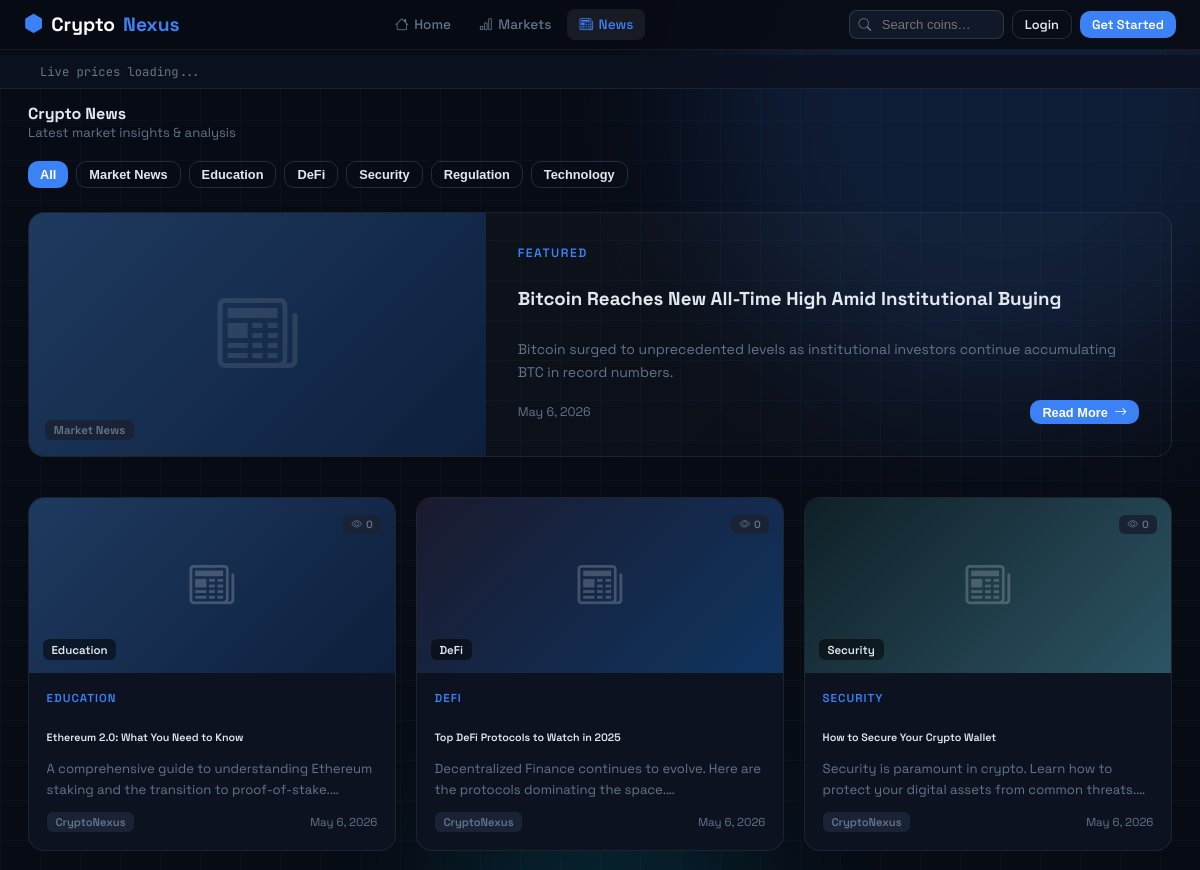
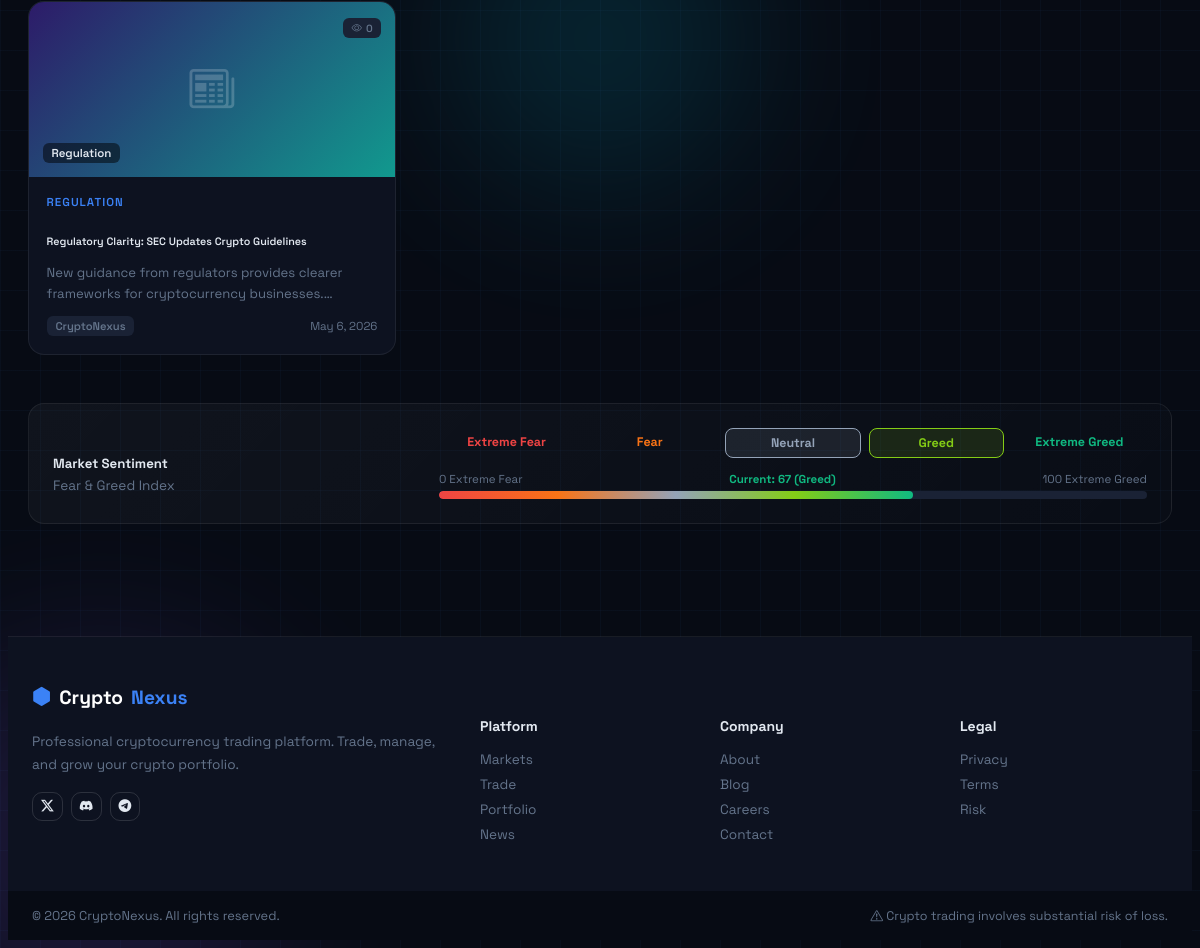
Page /news.php on the committed database (2 pictures, top to bottom).
### tables this page shows
CREATE TABLE IF NOT EXISTS articles (
    id INT AUTO_INCREMENT PRIMARY KEY,
    title VARCHAR(255) NOT NULL,
    excerpt TEXT,
    category VARCHAR(50) DEFAULT 'News',
    is_published TINYINT(1) DEFAULT 1,
    views INT DEFAULT 0,
    created_at TIMESTAMP DEFAULT CURRENT_TIMESTAMP
);

### news.php (the view, shortened to what this page needs)
<?php
require_once __DIR__ . '/config.php';
$articles = DB::all('SELECT * FROM articles WHERE is_published=1 ORDER BY created_at DESC LIMIT 20');
$cats     = ['All','Market News','Education','DeFi','Security','Regulation','Technology'];
$grads    = ['linear-gradient(135deg,#1e3a5f,#0d1f3c)','linear-gradient(135deg,#1a1a2e,#0f3460)','linear-gradient(135deg,#0f2027,#2c5364)','linear-gradient(135deg,#2d1b69,#11998e)','linear-gradient(135deg,#1a1a2e,#6a0572)','linear-gradient(135deg,#0d1220,#1a4a6b)'];
?>
<main class="pw" style="padding-bottom:3rem">
<div style="max-width:1200px;margin:0 auto;padding:0 1.25rem">
  <div style="display:flex;align-items:center;justify-content:space-between;margin-bottom:1.25rem">
    <div><h4 style="font-weight:700;margin:0">Crypto News</h4><p style="color:var(--muted);font-size:.82rem;margin:0">Latest market insights & analysis</p></div>
  </div>
  <div style="display:flex;flex-wrap:wrap;gap:.5rem;margin-bottom:1.5rem">
    <?php foreach($cats as $cat): ?>
    <button class="btn <?=$cat==='All'?'btn-pri':'btn-out'?> btn-sm cat-btn" data-cat="<?=$cat?>"><?=$cat?></button>
    <?php endforeach; ?>
  </div>
  <?php if(!empty($articles)): $f=$articles[0]; ?>
  <div class="card" style="overflow:hidden;margin-bottom:2.5rem;display:grid;grid-template-columns:2fr 3fr">
    <div style="background:<?=$grads[0]?>;min-height:220px;position:relative;overflow:hidden;display:flex;align-items:center;justify-content:center">
      <i class="bi bi-newspaper" style="font-size:5rem;opacity:.1;color:#fff"></i>
      <div style="position:absolute;bottom:1rem;left:1rem"><span class="badge badge-neu"><?=htmlspecialchars($f['category']??'News')?></span></div>
    </div>
    <div style="padding:2rem;display:flex;flex-direction:column;justify-content:center">
      <div style="font-size:.76rem;font-weight:600;text-transform:uppercase;letter-spacing:1.5px;color:var(--primary);margin-bottom:.5rem">Featured</div>
      <h3 style="font-weight:700;line-height:1.3;margin-bottom:.75rem"><?=htmlspecialchars($f['title'])?></h3>
      <p style="color:var(--muted);font-size:.875rem;line-height:1.65;margin-bottom:1rem"><?=htmlspecialchars($f['excerpt']??'')?></p>
      <div style="display:flex;align-items:center;justify-content:space-between">
        <span style="color:var(--muted);font-size:.78rem"><?=date('F j, Y',strtotime($f['created_at']))?></span>
        <button class="btn btn-pri btn-sm">Read More <i class="bi bi-arrow-right"></i></button>
      </div>
    </div>
  </div>
  <?php endif; ?>
  <div id="grid" style="display:grid;grid-template-columns:repeat(auto-fill,minmax(300px,1fr));gap:1.25rem">
  <?php
  $placeholders=[
    ['Bitcoin ETF Approval Signals New Era for Institutional Crypto','The approval of spot Bitcoin ETFs marks a watershed moment for cryptocurrency adoption.','Market News'],
    ['Understanding DeFi: Yield Farming and Liquidity Mining','A deep dive into decentralized finance protocols that allow users to earn passive income.','DeFi'],
    ['Ethereum Gas Fees Hit All-Time Low After Upgrade','The latest hard fork introduces proto-danksharding, reducing L2 transaction costs.','Technology'],
    ['Regulatory Clarity: SEC Updates Crypto Asset Guidelines','New guidance provides clearer frameworks for cryptocurrency businesses.','Regulation'],
    ['Top Security Practices for Protecting Your Crypto Assets','Hardware wallets, multi-sig setups — a guide to keeping digital assets safe.','Security'],
  ];
  $allArticles = !empty($articles) ? array_slice($articles,1) : [];
  $showItems = !empty($allArticles) ? $allArticles : array_map(fn($p)=>['title'=>$p[0],'excerpt'=>$p[1],'category'=>$p[2],'created_at'=>date('Y-m-d'),'views'=>0],$placeholders);
  foreach($showItems as $i=>$a):
  ?>
  <div class="ncard art-card" data-cat="<?=htmlspecialchars($a['category']??'News')?>">
    <div class="ncard-img" style="background:<?=$grads[$i%count($grads)]?>">
      <div style="display:flex;align-items:center;justify-content:center;height:100%"><i class="bi bi-newspaper" style="font-size:2.8rem;opacity:.2;color:#fff"></i></div>
      <div style="position:absolute;bottom:.85rem;left:.85rem"><span class="badge" style="background:rgba(0,0,0,.5)"><?=htmlspecialchars($a['category']??'News')?></span></div>
      <div style="position:absolute;top:.85rem;right:.85rem"><span class="badge badge-neu" style="font-size:.65rem"><i class="bi bi-eye"></i> <?=number_format($a['views']??0)?></span></div>
    </div>
    <div class="ncard-body">
      <div style="font-size:.72rem;font-weight:600;text-transform:uppercase;letter-spacing:1px;color:var(--primary);margin-bottom:.35rem"><?=htmlspecialchars($a['category']??'News')?></div>
      <h6 style="font-weight:600;line-height:1.4;margin-bottom:.6rem"><?=htmlspecialchars($a['title'])?></h6>
      <p style="color:var(--muted);font-size:.82rem;line-height:1.6;margin-bottom:.75rem"><?=htmlspecialchars(substr($a['excerpt']??'',0,110))?>…</p>
      <div style="display:flex;align-items:center;justify-content:space-between">
        <span class="badge badge-neu" style="font-size:.7rem">CryptoNexus</span>
        <span style="color:var(--muted);font-size:.72rem"><?=date('M j, Y',strtotime($a['created_at']))?></span>
      </div>
    </div>
  </div>
  <?php endforeach; ?>
  </div>
  <div class="card" style="padding:1.5rem;margin-top:3rem">
    <div style="display:grid;grid-template-columns:1fr 2fr;gap:2rem;align-items:center">
      <div><h5 style="font-weight:700;margin-bottom:.35rem">Market Sentiment</h5><p style="color:var(--muted);font-size:.85rem;margin:0">Fear & Greed Index</p></div>
      <div>
        <div style="display:grid;grid-template-columns:repeat(5,1fr);gap:.5rem;margin-bottom:.85rem;text-align:center">
          <?php $cur=67; foreach([['Extreme Fear','#ef4444',5],['Fear','#f97316',25],['Neutral','#94a3b8',50],['Greed','#84cc16',75],['Extreme Greed','#10b981',90]] as [$l,$c,$p]):
            $on=$cur>=$p-20&&$cur<$p+20; ?>
          <div style="padding:.4rem;border-radius:8px;<?=$on?"border:1px solid {$c};background:{$c}20":''?>">
            <div style="font-weight:700;font-size:.78rem;color:<?=$c?>"><?=$l?></div>
          </div>
          <?php endforeach; ?>
        </div>
        <div style="display:flex;justify-content:space-between;color:var(--muted);font-size:.72rem;margin-bottom:.3rem">
          <span>0 Extreme Fear</span><span style="color:var(--green);font-weight:700">Current: <?=$cur?> (Greed)</span><span>100 Extreme Greed</span>
        </div>
        <div class="prog" style="height:8px"><div class="prog-bar" style="width:<?=$cur?>%;background:linear-gradient(90deg,#ef4444,#f97316,#94a3b8,#84cc16,#10b981)"></div></div>
      </div>
    </div>
  </div>
</div>
</main>

### style.css (style rules this page uses)
:root { --bg: #070b14; --bg2: #0d1220; --bg3: #111827; --bg4: #1a2235; --border: rgba(255,255,255,0.07); --border2: rgba(255,255,255,0.13); --primary: #3b82f6; --pglow: rgba(59,130,246,0.25); --green: #10b981; --gglow: rgba(16,185,129,0.25); --red: #ef4444; --gold: #f59e0b; --purple: #8b5cf6; --cyan: #06b6d4; --text: #e2e8f0; --muted: #64748b; --grad: linear-gradient(135deg,#3b82f6,#8b5cf6); --gradg: linear-gradient(135deg,#10b981,#06b6d4); --r: 12px; --rl: 16px; --tr: 0.2s ease; }
*,*::before,*::after { box-sizing:border-box }
html { scroll-behavior:smooth }
body { font-family:'Space Grotesk',sans-serif;background:var(--bg);color:var(--text);min-height:100vh;overflow-x:hidden }
.pw { padding-top:95px;min-height:100vh }
.card { background:linear-gradient(135deg,rgba(255,255,255,.04),rgba(255,255,255,.01));border:1px solid var(--border);border-radius:var(--rl);transition:border-color var(--tr) }
.btn { display:inline-flex;align-items:center;justify-content:center;gap:.4rem;padding:.5rem 1.1rem;border-radius:10px;font-weight:600;font-size:.875rem;cursor:pointer;border:none;transition:all var(--tr);text-decoration:none }
.btn-pri { background:var(--primary);color:#fff }
.btn-out { background:transparent;border:1px solid var(--border2);color:var(--text) }
.btn-sm { padding:.3rem .75rem;font-size:.8rem }
.badge { display:inline-flex;align-items:center;gap:.25rem;padding:.2rem .55rem;border-radius:6px;font-size:.72rem;font-weight:600 }
.badge-neu { background:var(--bg4);color:var(--muted) }
.ncard { background:var(--bg2);border:1px solid var(--border);border-radius:var(--rl);overflow:hidden;transition:all .3s;height:100% }
.ncard-img { height:175px;position:relative;overflow:hidden }
.ncard-body { padding:1.1rem }
.prog { background:var(--bg4);height:5px;border-radius:100px;overflow:hidden }
.prog-bar { height:100%;border-radius:100px }

### rows in the picture
articles: category "Market News", title "Bitcoin Reaches New All-Time High Amid Institutional Buying", excerpt "Bitcoin surged to unprecedented levels as institutional investors continue accumulating BTC in record numbers.", created_at "May 6, 2026"
articles: category "Education", views "0", category "EDUCATION", title "Ethereum 2.0: What You Need to Know", excerpt "A comprehensive guide to understanding Ethereum staking and the transition to proof-of-stake.", created_at "May 6, 2026"
articles: category "DeFi", views "0", category "DEFI", title "Top DeFi Protocols to Watch in 2025", excerpt "Decentralized Finance continues to evolve. Here are the protocols dominating the space.", created_at "May 6, 2026"
articles: category "Security", views "0", category "SECURITY", title "How to Secure Your Crypto Wallet", excerpt "Security is paramount in crypto. Learn how to protect your digital assets from common threats.", created_at "May 6, 2026"
articles: category "Regulation", views "0", category "REGULATION", title "Regulatory Clarity: SEC Updates Crypto Guidelines", excerpt "New guidance from regulators provides clearer frameworks for cryptocurrency businesses.", created_at "May 6, 2026"

### other values in the picture
$cat "All"
$cat "Market News"
$cat "Education"
$cat "DeFi"
$cat "Security"
$cat "Regulation"
$cat "Technology"
$l "Extreme Fear"
$l "Fear"
$l "Neutral"
$l "Greed"
$l "Extreme Greed"
$cur "67"
